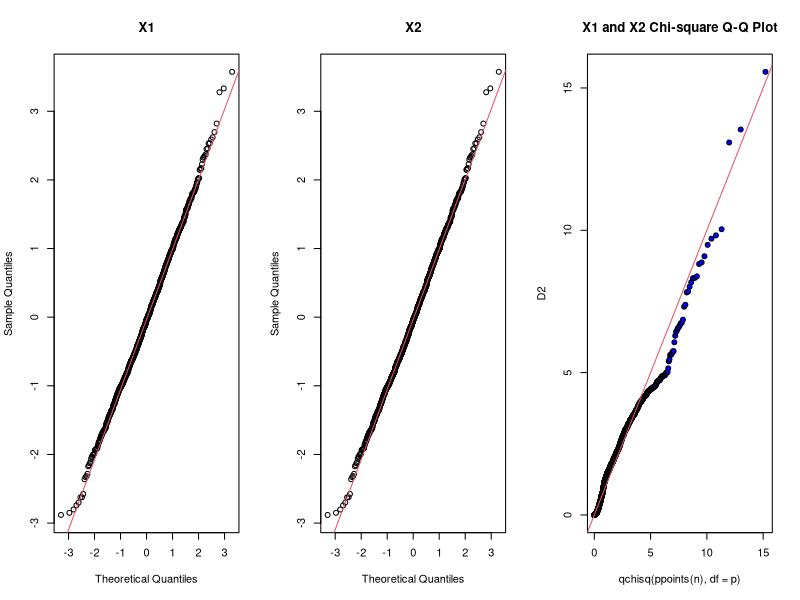
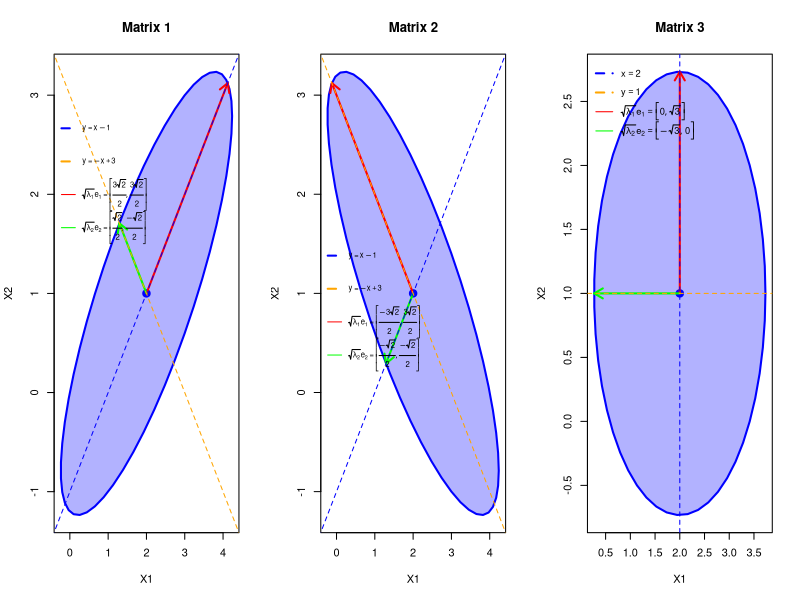
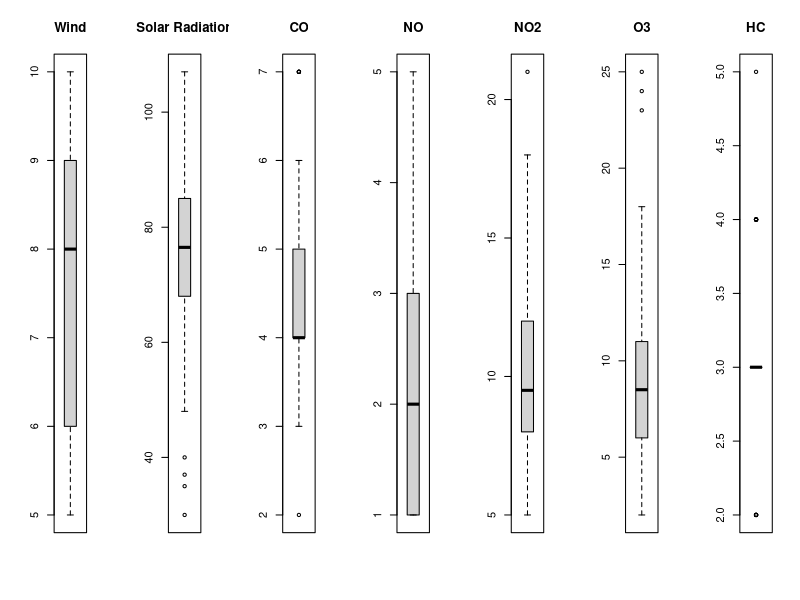
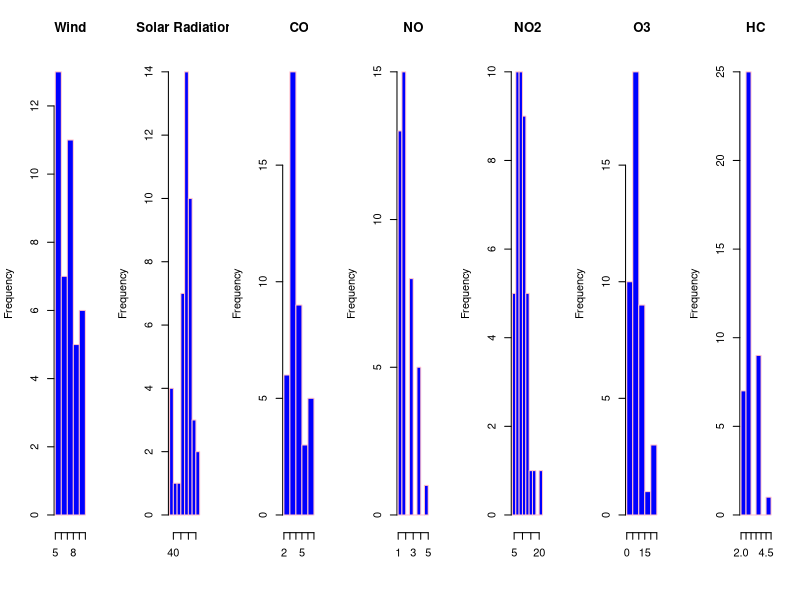
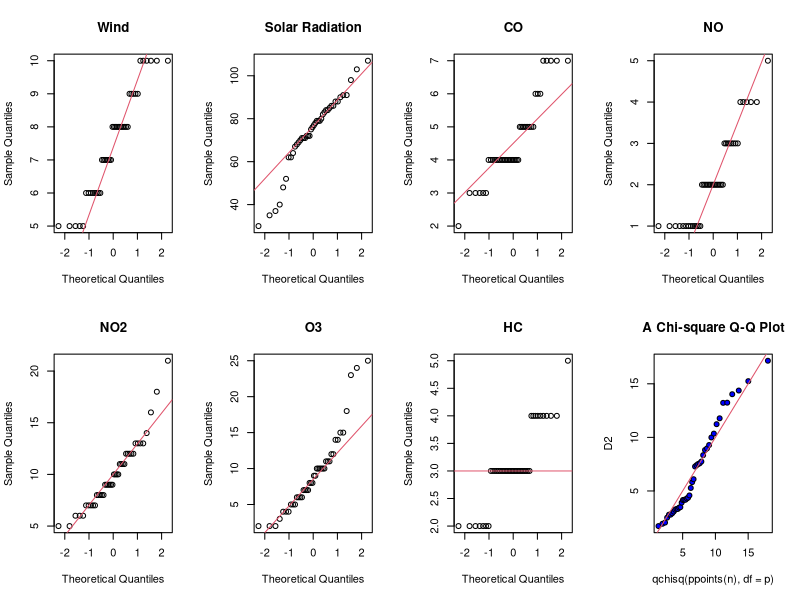
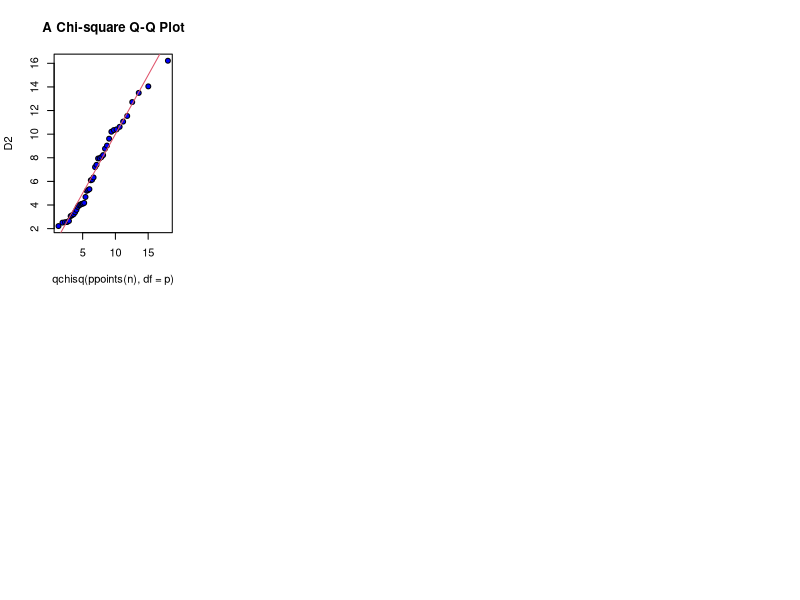
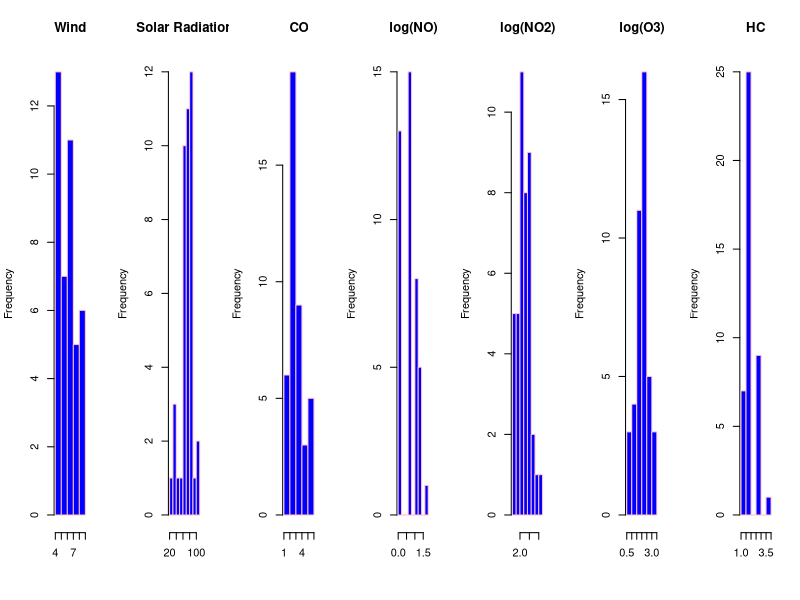
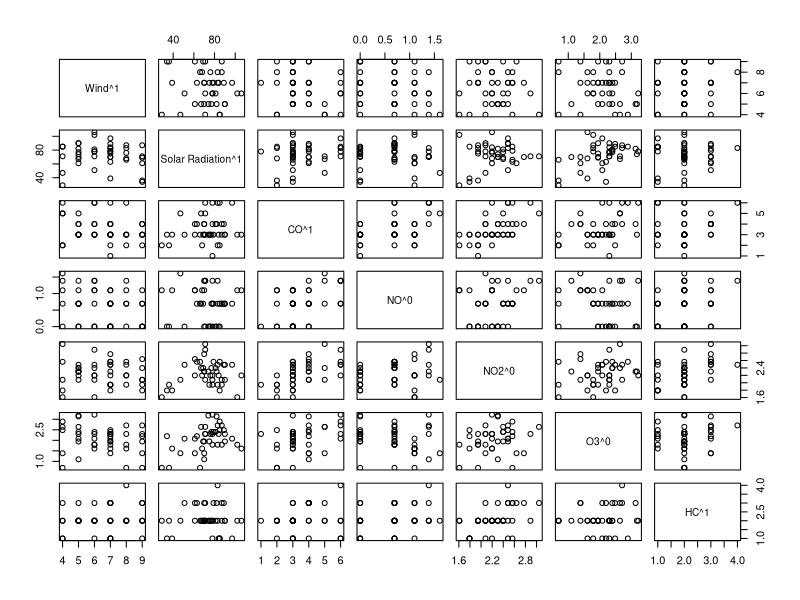

Generate these figures, in order, with R:
#Create normal random variables X1~N(0,1) and X2={-X1 if -1 leq X1 leq 1, X1 otherwise
#Show that X2~N(0,1)
#Show that X1 and X2 do not have a bivariate normal distribution.


x1<-rnorm(1000,0,1)
x2<-x1
index<-which(abs(x1)>1)
x2[index]=-x2[index]
x<-cbind(x1,x2)
mvqq<-function(x){
	p <- ncol(x); n<-nrow(x)
	S <- var(x)
	xbar <- apply(x, 2, mean)
	D2 <- mahalanobis(x, xbar, S)
	qqplot(qchisq(ppoints(n), df=p), D2, pch=21, bg="blue")
	abline(0,1,col=2)
}
par(mfrow = c(1, 3))
qqnorm(x[,1],main="X1"); qqline(x[,1],col=2)
qqnorm(x[,1],main="X2"); qqline(x[,1],col=2)
mvqq(x);title("X1 and X2 Chi-square Q-Q Plot")

##Sketching solid ellipsoids for three given matrices

A = matrix(c(5, 4, 4, 5),2,2)
B = matrix(c(5, -4, -4, 5),2,2)
C = matrix(c(3,0,0,3),2,2)
install.packages("car",dependencies=TRUE)
SA <- function(X,add=FALSE,data.plot=TRUE)
{
	# sample mean and covariance
	#==============================
	xbar<-c(2,1)
	par(bg='white')
	library(car)
	ellipse(xbar,X,1,add=add,xlab="X1",ylab="X2",grid=FALSE,fill=T) #c=1
	#if (data.plot)
	#points(X[,1],X[,2],pch=20,col=4)
	# eigendecomposition
	#===============================
	e<-eigen(X)
	arrows(xbar[1],xbar[2],xbar[1]+e$vectors[1,1]*sqrt(e$values[1]),xbar[2]+e$vectors[2,1]*sqrt(e$values[1]),length=.1,col='red',lwd=2)
	arrows(xbar[1],xbar[2],xbar[1]+e$vectors[1,2]*sqrt(e$values[2]),xbar[2]+e$vectors[2,2]*sqrt(e$values[2]),length=.1,col='green',lwd=2)
	e
}

SA(A);title("Matrix 1");curve(x-1,-1,4.5,add=TRUE,type="l", lty=2, lwd=1,col='blue');curve(-x+3,-1,4.5,add=TRUE,type="l", lty=2, lwd=1,col='orange');legend(-.4,3,c(expression(y==x-1), expression(y==-x+3), expression(sqrt(lambda[1])*e[1]==bgroup("[",list(frac(3*sqrt(2),2), frac(3*sqrt(2),2)),"]")),expression(sqrt(lambda[2])*e[2]==bgroup("[",list(frac(sqrt(2),2), frac(-sqrt(2),2)),"]"))), cex=.7, col=c('blue','orange','red','green'),lty=c(2,2,1,1), lwd=c(2,2,1,1),bty = "n");
SA(B);title("Matrix 2");curve(x-1,-1,4.5,add=TRUE,type="l", lty=2, lwd=1,col='blue');curve(-x+3,-1,4.5,add=TRUE,type="l", lty=2, lwd=1,col='orange');legend("left",c(expression(y==x-1), expression(y==-x+3), expression(sqrt(lambda[1])*e[1]==bgroup("[",list(frac(-3*sqrt(2),2), frac(3*sqrt(2),2)),"]")),expression(sqrt(lambda[2])*e[2]==bgroup("[",list(frac(-sqrt(2),2), frac(-sqrt(2),2)),"]"))), cex=.7, col=c('blue','orange','red','green'),lty=c(2,2,1,1), lwd=c(2,2,1,1),bty = "n");
SA(C);title("Matrix 3");abline(v=2,type="l", lty=2, lwd=1,col='blue');abline(h=1,type="l", lty=2, lwd=1,col='orange');legend("topleft",c(expression(x==2), expression(y==1), expression(sqrt(lambda[1])*e[1]==bgroup("[",list(0, sqrt(3)),"]")),expression(sqrt(lambda[2])*e[2]==bgroup("[",list(-sqrt(3), 0),"]"))), cex=.85, col=c('blue','orange','red','green'),lty=c(2,2,1,1), lwd=c(2,2,1,1),bty = "n");


## Full analysis of data
x<-read.table("air_pollution.txt")
xnam<-cbind("Wind","Solar Radiation","CO","NO","NO2","O3","HC")
colnames(x)<-xnam

#summary statistics
summary(x)


# box plots
par(mfrow = c(1, 7))
boxplot(x[,1],main="Wind")
boxplot(x[,2],main="Solar Radiation")
boxplot(x[,3],main="CO")
boxplot(x[,4],main="NO")
boxplot(x[,5],main="NO2")
boxplot(x[,6],main="O3")
boxplot(x[,7],main="HC")


# histogram plots
par(mfrow = c(1, 7))
hist(x[,1],main="Wind",xlab="",col="blue", border="pink")
hist(x[,2],main="Solar Radiation",xlab="",col="blue", border="pink")
hist(x[,3],main="CO",xlab="",col="blue", border="pink")
hist(x[,4],main="NO",xlab="",col="blue", border="pink")
hist(x[,5],main="NO2",xlab="",col="blue", border="pink")
hist(x[,6],main="O3",xlab="",col="blue", border="pink")
hist(x[,7],main="HC",xlab="",col="blue", border="pink")


# Q-Q plots 
par(mfrow = c(2, 4))
qqnorm(x[,1],main="Wind"); qqline(x[,1],col=2)
qqnorm(x[,2],main="Solar Radiation"); qqline(x[,2],col=2)
qqnorm(x[,3],main="CO"); qqline(x[,3],col=2)
qqnorm(x[,4],main="NO"); qqline(x[,4],col=2)
qqnorm(x[,5],main="NO2"); qqline(x[,5],col=2)
qqnorm(x[,6],main="O3"); qqline(x[,6],col=2)
qqnorm(x[,7],main="HC"); qqline(x[,7],col=2)

#shapiro tests
lshap <- lapply(x, shapiro.test)
lres <- sapply(lshap, `[`, c("statistic","p.value"))
lres


### Multivariate chi-square q-q plot ####
mvqq<-function(x){
	p <- ncol(x); n<-nrow(x)
	S <- var(x)
	xbar <- apply(x, 2, mean)

	D2 <- mahalanobis(x, xbar, S)
	qqplot(qchisq(ppoints(n), df=p), D2, pch=21, bg="blue")
	abline(0,1,col=2)
}

mvqq(x)
title("A Chi-square Q-Q Plot")

#BoxCox Transformation
summary(p3<-powerTransform(x))
coef(p3, round=TRUE)
transformedY <- bcPower(x,coef(p3,round=TRUE))
transformedY

##Check for multivariate normality
mvqq(transformedY)
title("A Chi-square Q-Q Plot")


#redo summary and shape
summary(transformedY)


# histogram plots
par(mfrow = c(1, 7))
hist(transformedY[,1],main="Wind",xlab="",col="blue", border="pink")
hist(transformedY[,2],main="Solar Radiation",xlab="",col="blue", border="pink")
hist(transformedY[,3],main="CO",xlab="",col="blue", border="pink")
hist(transformedY[,4],main="log(NO)",xlab="",col="blue", border="pink")
hist(transformedY[,5],main="log(NO2)",xlab="",col="blue", border="pink")
hist(transformedY[,6],main="log(O3)",xlab="",col="blue", border="pink")
hist(transformedY[,7],main="HC",xlab="",col="blue", border="pink")

#correlations
cor(transformedY)

#covariance matrix
cov(transformedY)

## 2-d scatter plots
pairs(transformedY)

# Pricipal Components Analysis
# entering raw data and extracting PCs
# from the correlation matrix
fit <- princomp(transformedY, cor=TRUE)
summary(fit) # print variance accounted for
loadings(fit) # pc loadings
fit$scores # the principal components
par(mfrow=c(1,2))
plot(fit) # scree plot
biplot(fit)
	
